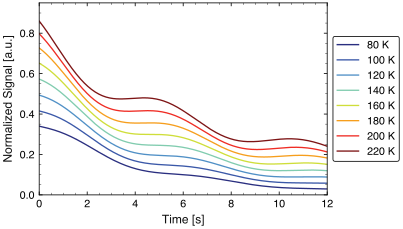

Python code for this plot:
#!/usr/bin/env python3
"""Example: temperature-driven colors with an outside framed legend."""

from __future__ import annotations

from pathlib import Path
import sys

import matplotlib.pyplot as plt
import numpy as np


ROOT = Path(__file__).resolve().parents[1]
sys.path.insert(0, str(ROOT / "scripts"))

from apply_tao_style import (  # noqa: E402
    DEFAULT_ASPECT,
    LINE_STYLE,
    LINE_WIDTH,
    apply_matplotlib_legend,
    axes_box_size,
    save_adaptive_figure,
    set_fixed_axes_box,
    ordered_series_colors,
    matplotlib_rcparams,
)


def main() -> None:
    x = np.linspace(0, 12, 320)
    temperatures = np.arange(80, 221, 20)
    # The shared temperature parameter, not the curve count, calls for a gradient.
    colors = ordered_series_colors(temperatures)

    plt.rcParams.update(matplotlib_rcparams(svg_fonttype="path"))
    fig, ax = plt.subplots(figsize=axes_box_size(DEFAULT_ASPECT))

    for index, (temperature, color) in enumerate(zip(temperatures, colors)):
        amplitude = 0.34 + 0.0022 * (temperature - temperatures[0])
        baseline = 0.018 * index
        y = baseline + amplitude * np.exp(-x / (3.8 + 0.012 * temperature))
        y *= 1.0 + 0.12 * np.sin(1.1 * x + index * 0.28)
        ax.plot(
            x,
            y,
            color=color,
            linestyle=LINE_STYLE,
            linewidth=LINE_WIDTH,
            label=f"{temperature} K",
        )

    ax.set_xlabel("Time [s]")
    ax.set_ylabel("Normalized Signal [a.u.]")
    ax.set_xlim(0, 12)
    ax.set_ylim(0, 0.95)
    ax.minorticks_on()
    apply_matplotlib_legend(ax)

    set_fixed_axes_box(fig, ax, DEFAULT_ASPECT)

    output = Path(__file__).with_suffix(".svg")
    save_adaptive_figure(fig, output)
    plt.close(fig)
    print(output)


if __name__ == "__main__":
    main()
